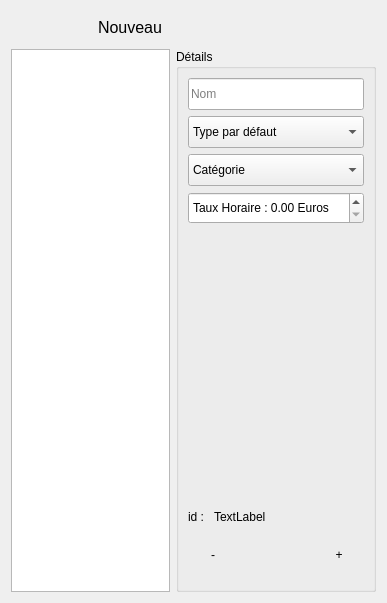
<?xml version="1.0" encoding="UTF-8"?>
<ui version="4.0">
 <class>EditeurClients</class>
 <widget class="QDialog" name="EditeurClients">
  <property name="geometry">
   <rect>
    <x>0</x>
    <y>0</y>
    <width>387</width>
    <height>603</height>
   </rect>
  </property>
  <property name="windowTitle">
   <string>Clients</string>
  </property>
  <property name="windowIcon">
   <iconset resource="ressources.qrc">
    <normaloff>:/icones/User.png</normaloff>:/icones/User.png</iconset>
  </property>
  <layout class="QGridLayout" name="gridLayout">
   <item row="0" column="0">
    <layout class="QHBoxLayout" name="horizontalLayout_2">
     <item>
      <spacer name="horizontalSpacer_2">
       <property name="orientation">
        <enum>Qt::Horizontal</enum>
       </property>
       <property name="sizeHint" stdset="0">
        <size>
         <width>40</width>
         <height>20</height>
        </size>
       </property>
      </spacer>
     </item>
     <item>
      <widget class="QToolButton" name="ajouter">
       <property name="minimumSize">
        <size>
         <width>0</width>
         <height>32</height>
        </size>
       </property>
       <property name="font">
        <font>
         <pointsize>12</pointsize>
        </font>
       </property>
       <property name="text">
        <string>Nouveau</string>
       </property>
       <property name="autoRaise">
        <bool>true</bool>
       </property>
      </widget>
     </item>
    </layout>
   </item>
   <item row="1" column="0">
    <widget class="QListWidget" name="liste">
     <property name="editTriggers">
      <set>QAbstractItemView::NoEditTriggers</set>
     </property>
    </widget>
   </item>
   <item row="1" column="1">
    <widget class="QGroupBox" name="box">
     <property name="minimumSize">
      <size>
       <width>200</width>
       <height>365</height>
      </size>
     </property>
     <property name="maximumSize">
      <size>
       <width>200</width>
       <height>16777215</height>
      </size>
     </property>
     <property name="title">
      <string>Détails</string>
     </property>
     <property name="flat">
      <bool>true</bool>
     </property>
     <layout class="QVBoxLayout" name="verticalLayout_4">
      <item>
       <widget class="QLineEdit" name="nom">
        <property name="minimumSize">
         <size>
          <width>0</width>
          <height>32</height>
         </size>
        </property>
        <property name="placeholderText">
         <string>Nom</string>
        </property>
       </widget>
      </item>
      <item>
       <widget class="QComboBox" name="type">
        <property name="minimumSize">
         <size>
          <width>0</width>
          <height>32</height>
         </size>
        </property>
        <item>
         <property name="text">
          <string>Type par défaut</string>
         </property>
        </item>
       </widget>
      </item>
      <item>
       <widget class="QComboBox" name="categorie">
        <property name="minimumSize">
         <size>
          <width>0</width>
          <height>32</height>
         </size>
        </property>
        <item>
         <property name="text">
          <string>Catégorie</string>
         </property>
        </item>
       </widget>
      </item>
      <item>
       <widget class="QDoubleSpinBox" name="horaire">
        <property name="minimumSize">
         <size>
          <width>0</width>
          <height>32</height>
         </size>
        </property>
        <property name="prefix">
         <string>Taux Horaire : </string>
        </property>
        <property name="suffix">
         <string> Euros</string>
        </property>
        <property name="maximum">
         <double>1000.000000000000000</double>
        </property>
       </widget>
      </item>
      <item>
       <spacer name="verticalSpacer">
        <property name="orientation">
         <enum>Qt::Vertical</enum>
        </property>
        <property name="sizeHint" stdset="0">
         <size>
          <width>20</width>
          <height>40</height>
         </size>
        </property>
       </spacer>
      </item>
      <item>
       <layout class="QFormLayout" name="formLayout">
        <property name="fieldGrowthPolicy">
         <enum>QFormLayout::AllNonFixedFieldsGrow</enum>
        </property>
        <item row="0" column="0">
         <widget class="QLabel" name="label">
          <property name="text">
           <string>id : </string>
          </property>
         </widget>
        </item>
        <item row="0" column="1">
         <widget class="QLabel" name="id">
          <property name="text">
           <string>TextLabel</string>
          </property>
         </widget>
        </item>
       </layout>
      </item>
      <item>
       <widget class="QWidget" name="boutonsValid" native="true">
        <layout class="QHBoxLayout" name="horizontalLayout">
         <item>
          <widget class="QToolButton" name="supprimer">
           <property name="minimumSize">
            <size>
             <width>32</width>
             <height>32</height>
            </size>
           </property>
           <property name="text">
            <string>-</string>
           </property>
           <property name="icon">
            <iconset resource="ressources.qrc">
             <normaloff>:/icones/Button Remove.png</normaloff>:/icones/Button Remove.png</iconset>
           </property>
           <property name="iconSize">
            <size>
             <width>32</width>
             <height>32</height>
            </size>
           </property>
           <property name="autoRaise">
            <bool>true</bool>
           </property>
          </widget>
         </item>
         <item>
          <spacer name="horizontalSpacer">
           <property name="orientation">
            <enum>Qt::Horizontal</enum>
           </property>
           <property name="sizeHint" stdset="0">
            <size>
             <width>40</width>
             <height>20</height>
            </size>
           </property>
          </spacer>
         </item>
         <item>
          <widget class="QToolButton" name="modifier">
           <property name="minimumSize">
            <size>
             <width>32</width>
             <height>32</height>
            </size>
           </property>
           <property name="text">
            <string>+</string>
           </property>
           <property name="icon">
            <iconset resource="ressources.qrc">
             <normaloff>:/icones/Button White Check.png</normaloff>:/icones/Button White Check.png</iconset>
           </property>
           <property name="iconSize">
            <size>
             <width>32</width>
             <height>32</height>
            </size>
           </property>
           <property name="autoRaise">
            <bool>true</bool>
           </property>
          </widget>
         </item>
        </layout>
       </widget>
      </item>
     </layout>
    </widget>
   </item>
  </layout>
 </widget>
 <resources>
  <include location="ressources.qrc"/>
 </resources>
 <connections/>
</ui>
